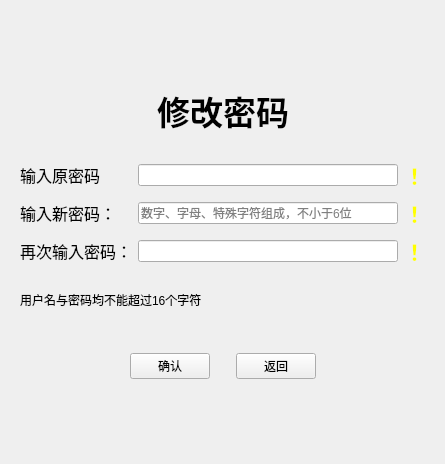
<?xml version="1.0" encoding="UTF-8"?>
<ui version="4.0">
 <class>ModifyPassword</class>
 <widget class="QDialog" name="ModifyPassword">
  <property name="geometry">
   <rect>
    <x>0</x>
    <y>0</y>
    <width>445</width>
    <height>464</height>
   </rect>
  </property>
  <property name="windowTitle">
   <string>修改密码</string>
  </property>
  <property name="windowIcon">
   <iconset>
    <normaloff>Image/guet.png</normaloff>Image/guet.png</iconset>
  </property>
  <layout class="QVBoxLayout" name="verticalLayout">
   <item>
    <spacer name="verticalSpacer_2">
     <property name="orientation">
      <enum>Qt::Vertical</enum>
     </property>
     <property name="sizeHint" stdset="0">
      <size>
       <width>20</width>
       <height>40</height>
      </size>
     </property>
    </spacer>
   </item>
   <item>
    <widget class="QWidget" name="widget_3" native="true">
     <layout class="QHBoxLayout" name="horizontalLayout_2">
      <item>
       <spacer name="horizontalSpacer">
        <property name="orientation">
         <enum>Qt::Horizontal</enum>
        </property>
        <property name="sizeHint" stdset="0">
         <size>
          <width>40</width>
          <height>20</height>
         </size>
        </property>
       </spacer>
      </item>
      <item>
       <widget class="QLabel" name="label">
        <property name="font">
         <font>
          <pointsize>25</pointsize>
          <bold>true</bold>
         </font>
        </property>
        <property name="text">
         <string>修改密码</string>
        </property>
       </widget>
      </item>
      <item>
       <spacer name="horizontalSpacer_2">
        <property name="orientation">
         <enum>Qt::Horizontal</enum>
        </property>
        <property name="sizeHint" stdset="0">
         <size>
          <width>40</width>
          <height>20</height>
         </size>
        </property>
       </spacer>
      </item>
     </layout>
    </widget>
   </item>
   <item>
    <widget class="QWidget" name="widget" native="true">
     <property name="sizePolicy">
      <sizepolicy hsizetype="Preferred" vsizetype="Preferred">
       <horstretch>0</horstretch>
       <verstretch>0</verstretch>
      </sizepolicy>
     </property>
     <layout class="QGridLayout" name="gridLayout">
      <item row="0" column="2">
       <widget class="QLabel" name="label_1">
        <property name="font">
         <font>
          <pointsize>16</pointsize>
          <bold>true</bold>
         </font>
        </property>
        <property name="styleSheet">
         <string notr="true">color: yellow;</string>
        </property>
        <property name="text">
         <string>！</string>
        </property>
       </widget>
      </item>
      <item row="2" column="1">
       <widget class="QLineEdit" name="passwordAgainEdit">
        <property name="focusPolicy">
         <enum>Qt::ClickFocus</enum>
        </property>
        <property name="echoMode">
         <enum>QLineEdit::Password</enum>
        </property>
       </widget>
      </item>
      <item row="1" column="0">
       <widget class="QLabel" name="newPasswordLabel">
        <property name="font">
         <font>
          <pointsize>12</pointsize>
         </font>
        </property>
        <property name="text">
         <string>输入新密码：</string>
        </property>
       </widget>
      </item>
      <item row="2" column="2">
       <widget class="QLabel" name="label_3">
        <property name="font">
         <font>
          <pointsize>16</pointsize>
          <bold>true</bold>
         </font>
        </property>
        <property name="styleSheet">
         <string notr="true">color:yellow;</string>
        </property>
        <property name="text">
         <string>！</string>
        </property>
       </widget>
      </item>
      <item row="2" column="0">
       <widget class="QLabel" name="passwordAgain">
        <property name="font">
         <font>
          <pointsize>12</pointsize>
         </font>
        </property>
        <property name="text">
         <string>再次输入密码：</string>
        </property>
       </widget>
      </item>
      <item row="1" column="1">
       <widget class="QLineEdit" name="newPasswordEdit">
        <property name="focusPolicy">
         <enum>Qt::ClickFocus</enum>
        </property>
        <property name="echoMode">
         <enum>QLineEdit::Password</enum>
        </property>
        <property name="placeholderText">
         <string>数字、字母、特殊字符组成，不小于6位</string>
        </property>
       </widget>
      </item>
      <item row="1" column="2">
       <widget class="QLabel" name="label_2">
        <property name="font">
         <font>
          <pointsize>16</pointsize>
          <bold>true</bold>
         </font>
        </property>
        <property name="styleSheet">
         <string notr="true">color: yellow;</string>
        </property>
        <property name="text">
         <string>！</string>
        </property>
       </widget>
      </item>
      <item row="0" column="1">
       <widget class="QLineEdit" name="passwordEdit">
        <property name="font">
         <font>
          <pointsize>9</pointsize>
         </font>
        </property>
        <property name="focusPolicy">
         <enum>Qt::ClickFocus</enum>
        </property>
        <property name="echoMode">
         <enum>QLineEdit::Password</enum>
        </property>
        <property name="placeholderText">
         <string/>
        </property>
       </widget>
      </item>
      <item row="0" column="0">
       <widget class="QLabel" name="passwordLabel">
        <property name="font">
         <font>
          <pointsize>12</pointsize>
         </font>
        </property>
        <property name="text">
         <string>输入原密码</string>
        </property>
       </widget>
      </item>
     </layout>
    </widget>
   </item>
   <item>
    <widget class="QWidget" name="widget_4" native="true">
     <layout class="QHBoxLayout" name="horizontalLayout_3">
      <item>
       <widget class="QLabel" name="label_7">
        <property name="text">
         <string>用户名与密码均不能超过16个字符</string>
        </property>
       </widget>
      </item>
     </layout>
    </widget>
   </item>
   <item>
    <spacer name="verticalSpacer_3">
     <property name="orientation">
      <enum>Qt::Vertical</enum>
     </property>
     <property name="sizeType">
      <enum>QSizePolicy::Fixed</enum>
     </property>
     <property name="sizeHint" stdset="0">
      <size>
       <width>20</width>
       <height>20</height>
      </size>
     </property>
    </spacer>
   </item>
   <item>
    <widget class="QWidget" name="widget_2" native="true">
     <layout class="QHBoxLayout" name="horizontalLayout">
      <item>
       <spacer name="horizontalSpacer_3">
        <property name="orientation">
         <enum>Qt::Horizontal</enum>
        </property>
        <property name="sizeHint" stdset="0">
         <size>
          <width>40</width>
          <height>20</height>
         </size>
        </property>
       </spacer>
      </item>
      <item>
       <widget class="QPushButton" name="confirm">
        <property name="focusPolicy">
         <enum>Qt::NoFocus</enum>
        </property>
        <property name="text">
         <string>确认</string>
        </property>
       </widget>
      </item>
      <item>
       <spacer name="horizontalSpacer_5">
        <property name="orientation">
         <enum>Qt::Horizontal</enum>
        </property>
        <property name="sizeType">
         <enum>QSizePolicy::Fixed</enum>
        </property>
        <property name="sizeHint" stdset="0">
         <size>
          <width>20</width>
          <height>20</height>
         </size>
        </property>
       </spacer>
      </item>
      <item>
       <widget class="QPushButton" name="exit">
        <property name="focusPolicy">
         <enum>Qt::NoFocus</enum>
        </property>
        <property name="text">
         <string>返回</string>
        </property>
       </widget>
      </item>
      <item>
       <spacer name="horizontalSpacer_4">
        <property name="orientation">
         <enum>Qt::Horizontal</enum>
        </property>
        <property name="sizeHint" stdset="0">
         <size>
          <width>40</width>
          <height>20</height>
         </size>
        </property>
       </spacer>
      </item>
     </layout>
    </widget>
   </item>
   <item>
    <spacer name="verticalSpacer">
     <property name="orientation">
      <enum>Qt::Vertical</enum>
     </property>
     <property name="sizeHint" stdset="0">
      <size>
       <width>20</width>
       <height>40</height>
      </size>
     </property>
    </spacer>
   </item>
  </layout>
 </widget>
 <resources/>
 <connections/>
</ui>
